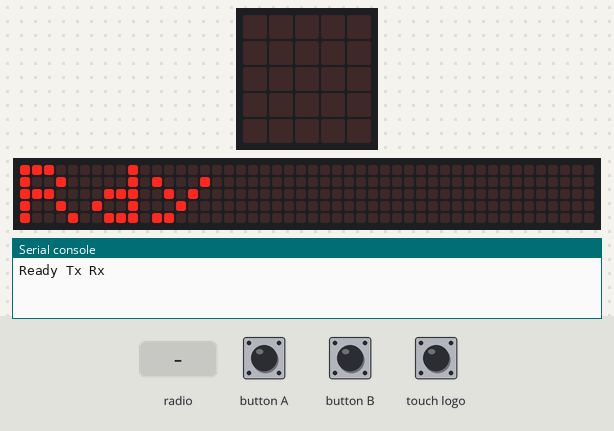
A program run on a simulated BBC micro:bit running MicroPython. Parts: the board's 5×5 LED display, a strip that is not on the board, showing the scrolling text unrolled, the last lines printed to the serial console. The test bench sets the inputs (shaded band). No radio messages arrive unless stated (any console line starting 'radio sent:' is added by the test bench); the 48×5 strip is a reading aid, not a part: it shows the text the display is scrolling, unrolled, one strip-width of it at a time.

Above: at 3.1 s.
4.4 s: radio message "1" arrives
At 4.47 s:
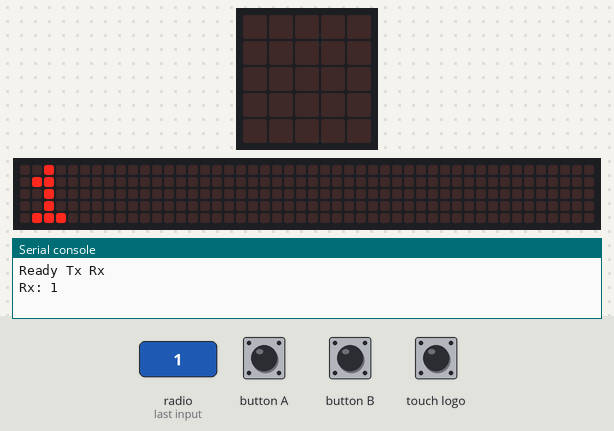
6.3 s: button A pressed for 0.15 s
At 7.4 s:
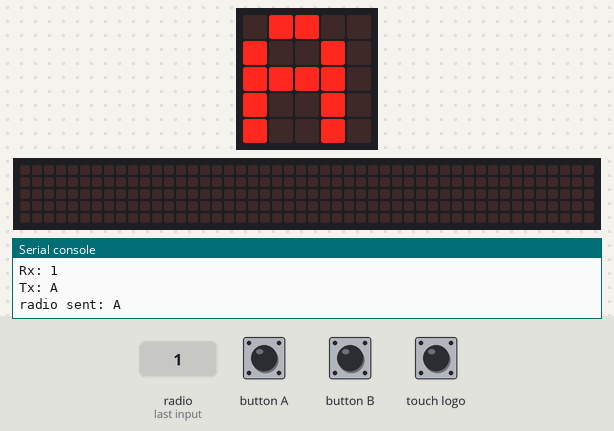
7.9 s: button B pressed for 0.15 s
At 8.6 s:
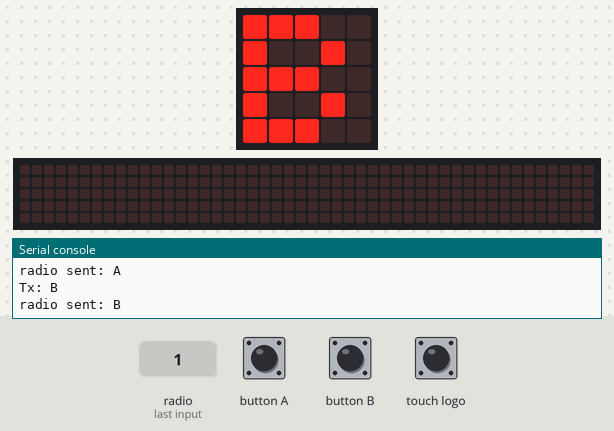
9.5 s: touch logo pressed for 0.15 s
At 10.0 s:
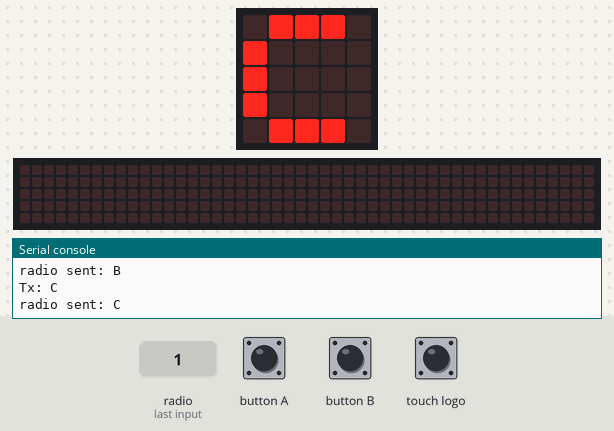
11.2 s: button A pressed for 1 s
At 12.3 s:
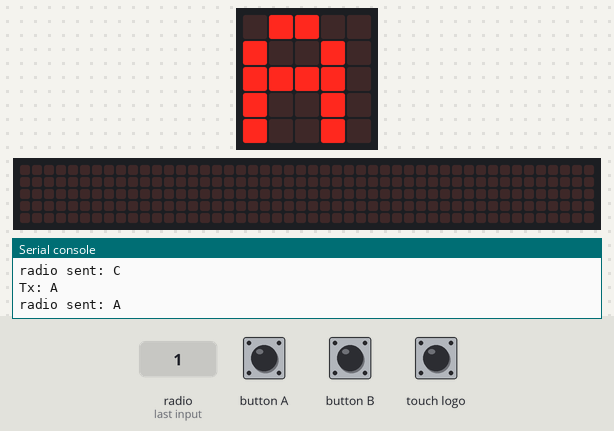
13.7 s: button B pressed for 1 s
At 14.2 s:
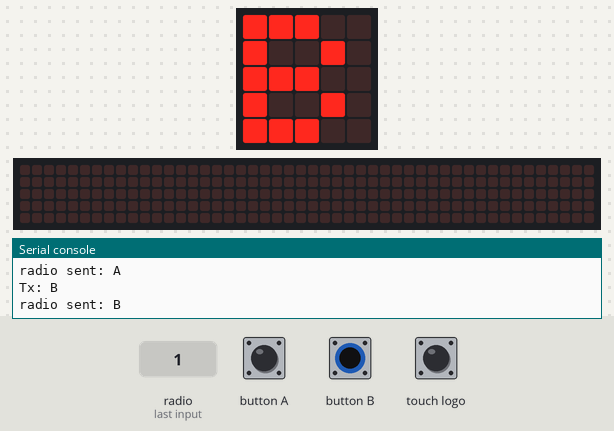
Timing chart, 0 to 16.7 s (numbered marks = the images above; inputs shaded):
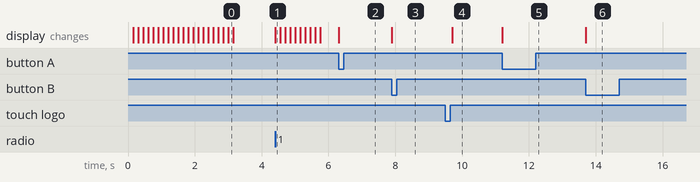

Measured:
- after the input at 4.4 s, the display: changes at once (image 1)
- after the input at 6.3 s, the display: changes at once (image 2)
- after the input at 7.9 s, the display: changes at once (image 3)
- after the input at 9.5 s, the display: changes after 0.20 s (image 4)
- after the input at 11.2 s, the display: changes at once (image 5)
- after the input at 13.7 s, the display: changes at once (image 6)

The program:

example02_v2_txrx.py
```python
import radio
from microbit import *

radio.on()
print('Ready Tx Rx')
display.scroll('Rdy')
while True:
	tx = None
	if button_a.was_pressed():
		tx = 'A'
	if button_b.was_pressed():
		tx = 'B'
	while pin_logo.is_touched():
		tx = 'C'
		sleep(200)
	if tx:
		print('Tx:',tx)
		radio.send(tx)
		display.show(tx)
	recv = radio.receive()
	if recv is not None:
		print('Rx:',recv)
		display.scroll(recv)
```
